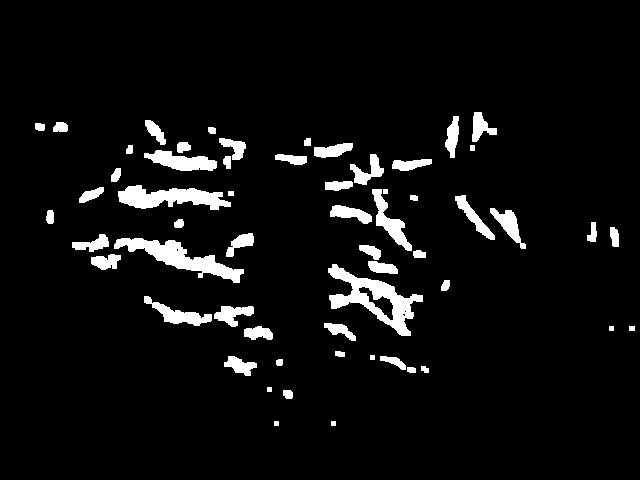
#> input picture this.jpg, 640 x 480 px, found by its file name
$ python fast.py
#> lines starting #> are read from the running program, lines starting #| are printed output that depends on the picture
import numpy as np
import cv2
from matplotlib import pyplot as plt

img = cv2.imread('this.jpg',0)
#> img is the input picture: shape (480, 640); min 0, max 255, mean 14.8
# Initiate FAST object with default values
fast = cv2.FastFeatureDetector_create()

# find and draw the keypoints
kp = fast.detect(img,None)
#> kp = 605 keypoints; strongest (x, y, size): (480, 112, 7), (487, 124, 7), (158, 126, 7), (494, 128, 7)
img2 = cv2.drawKeypoints(img, kp, None, color=(255,0,0))
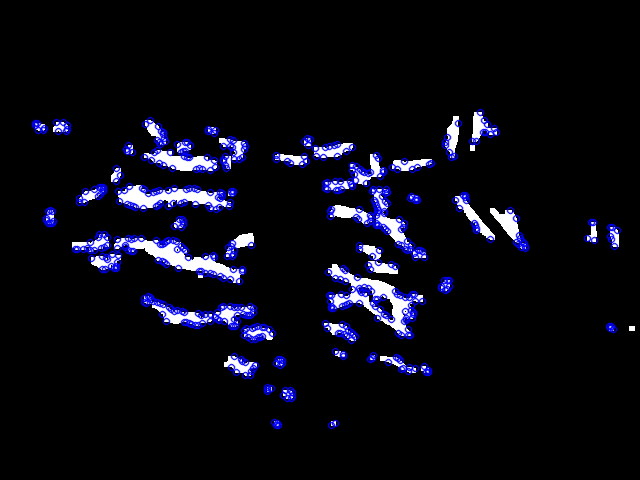
#> img2: shape (480, 640, 3); mean of channels 0, 1, 2 20, 10.4, 10.4; drawn as B, G, R
'''
# Print all default params
print "Threshold: ", fast.getThreshold()
print "nonmaxSuppression: ", fast.getNonmaxSuppression()
print "neighborhood: ", fast.getType()
print "Total Keypoints with nonmaxSuppression: ", len(kp)'''
cv2.imwrite('fast_true.jpg',img2)

# Disable nonmaxSuppression
fast.setNonmaxSuppression(0)
kp = fast.detect(img,None)
#> kp = 2296 keypoints; strongest (x, y, size): (474, 112, 7), (475, 112, 7), (476, 112, 7), (479, 112, 7)

#print "Total Keypoints without nonmaxSuppression: ", len(kp)
img3 = cv2.drawKeypoints(img, kp, None, color=(255,0,0))
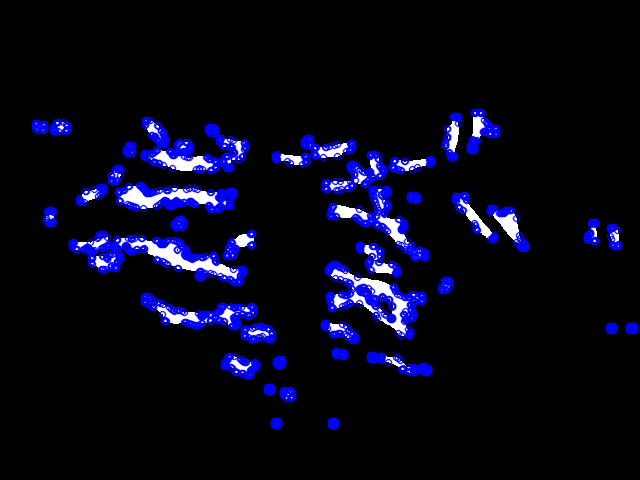
#> img3: shape (480, 640, 3); mean of channels 0, 1, 2 25, 7.1, 7.1; drawn as B, G, R

cv2.imwrite('fast_false.jpg',img3)

thefile = open('keypoints.txt', 'w+')
for item in kp:
    thefile.write("%s, " % item)
#> this loop made 2296 passes

$ run again, with temp001.jpg copied over this.jpg
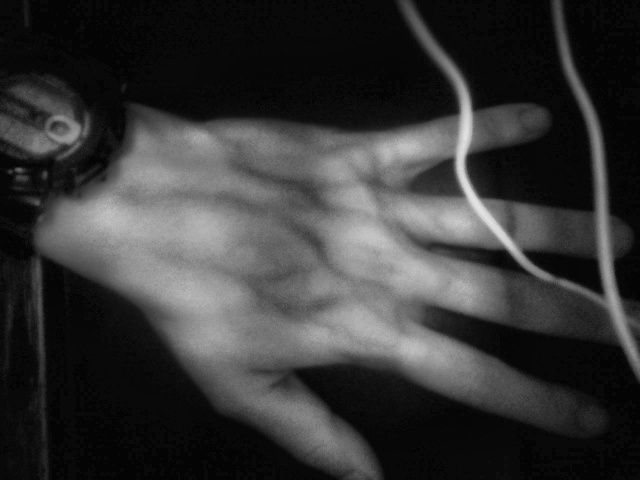
#> input picture temp001.jpg, 640 x 480 px, found by its file name
#> img is the input picture: shape (480, 640); min 0, max 229, mean 54.6
#> `kp = fast.detect(img,None)`: kp = 727 keypoints; strongest (x, y, size): (16, 169, 7), (20, 170, 7), (10, 172, 7), (37, 204, 7)
#> `img2 = cv2.drawKeypoints(img, kp, None, color=(255,0,0))`:
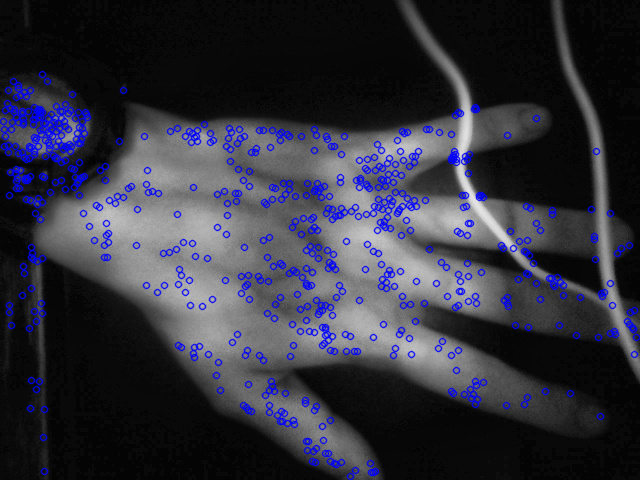
#> img2: shape (480, 640, 3); mean of channels 0, 1, 2 62.2, 49.9, 49.9; drawn as B, G, R
#> `kp = fast.detect(img,None)`: kp = 1334 keypoints; strongest (x, y, size): (26, 25, 7), (26, 26, 7), (42, 74, 7), (13, 81, 7)
#> `img3 = cv2.drawKeypoints(img, kp, None, color=(255,0,0))`:
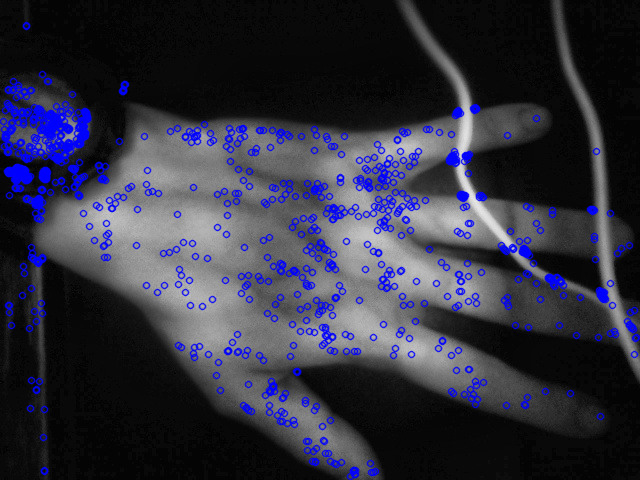
#> img3: shape (480, 640, 3); mean of channels 0, 1, 2 64.2, 49.1, 49.1; drawn as B, G, R
#> the loop `for item in kp:` made 1334 passes
